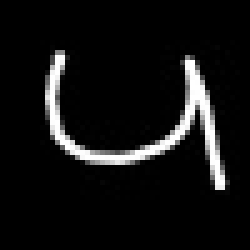
#> input picture Wingardium/wand_spellW1.jpg, 50 x 50 px (shown 5 times larger)
$ python imcomb.py
#> lines starting #> are read from the running program, lines starting #| are printed output that depends on the picture
import cv2

img1 = cv2.imread('wand_spellW1.jpg', cv2.IMREAD_GRAYSCALE)
#> img1 is the input picture: shape (50, 50); min 0, max 255, mean 18.5
img2 = cv2.imread('wand_spellW2.jpg', cv2.IMREAD_GRAYSCALE)
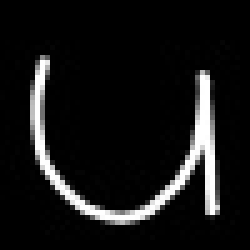
#> input picture Wingardium/wand_spellW2.jpg, 50 x 50 px (shown 5 times larger)
#> img2 is the input picture: shape (50, 50); min 0, max 255, mean 22.1
img3 = cv2.imread('wand_spellW3.jpg', cv2.IMREAD_GRAYSCALE)
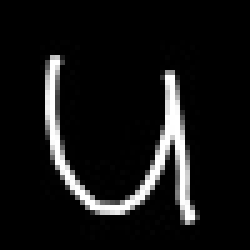
#> input picture Wingardium/wand_spellW3.jpg, 50 x 50 px (shown 5 times larger)
#> img3 is the input picture: shape (50, 50); min 0, max 255, mean 20.4
img4 = cv2.imread('wand_spellW4.jpg', cv2.IMREAD_GRAYSCALE)
img5 = cv2.imread('wand_spellW5.jpg', cv2.IMREAD_GRAYSCALE)
img6 = cv2.imread('wand_spellW6.jpg', cv2.IMREAD_GRAYSCALE)
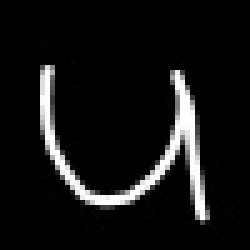
#> input picture Wingardium/wand_spellW6.jpg, 50 x 50 px (shown 5 times larger)
#> img6 is the input picture: shape (50, 50); min 0, max 255, mean 20
img7 = cv2.imread('wand_spellW7.jpg', cv2.IMREAD_GRAYSCALE)
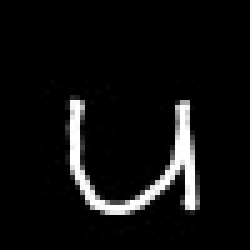
#> input picture Wingardium/wand_spellW7.jpg, 50 x 50 px (shown 5 times larger)
#> img7 is the input picture: shape (50, 50); min 0, max 255, mean 15.8
img8 = cv2.imread('wand_spellW8.jpg', cv2.IMREAD_GRAYSCALE)
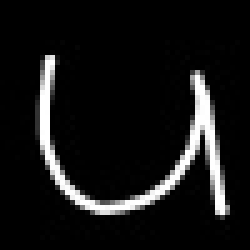
#> input picture Wingardium/wand_spellW8.jpg, 50 x 50 px (shown 5 times larger)
#> img8 is the input picture: shape (50, 50); min 0, max 255, mean 21.7
img9 = cv2.imread('wand_spellW9.jpg', cv2.IMREAD_GRAYSCALE)
img10 = cv2.imread('wand_spellW10.jpg', cv2.IMREAD_GRAYSCALE)
img11 = cv2.imread('wand_spellW11.jpg', cv2.IMREAD_GRAYSCALE)
img12 = cv2.imread('wand_spellW12.jpg', cv2.IMREAD_GRAYSCALE)
img13 = cv2.imread('wand_spellW13.jpg', cv2.IMREAD_GRAYSCALE)
img14 = cv2.imread('wand_spellW14.jpg', cv2.IMREAD_GRAYSCALE)
img15 = cv2.imread('wand_spellW15.jpg', cv2.IMREAD_GRAYSCALE)
img16 = cv2.imread('wand_spellW16.jpg', cv2.IMREAD_GRAYSCALE)
img17 = cv2.imread('wand_spellW17.jpg', cv2.IMREAD_GRAYSCALE)
img18 = cv2.imread('wand_spellW18.jpg', cv2.IMREAD_GRAYSCALE)
img19 = cv2.imread('wand_spellW19.jpg', cv2.IMREAD_GRAYSCALE)
img20 = cv2.imread('wand_spellW20.jpg', cv2.IMREAD_GRAYSCALE)

#> (the run stopped early here; a loop or call above may not have finished)
